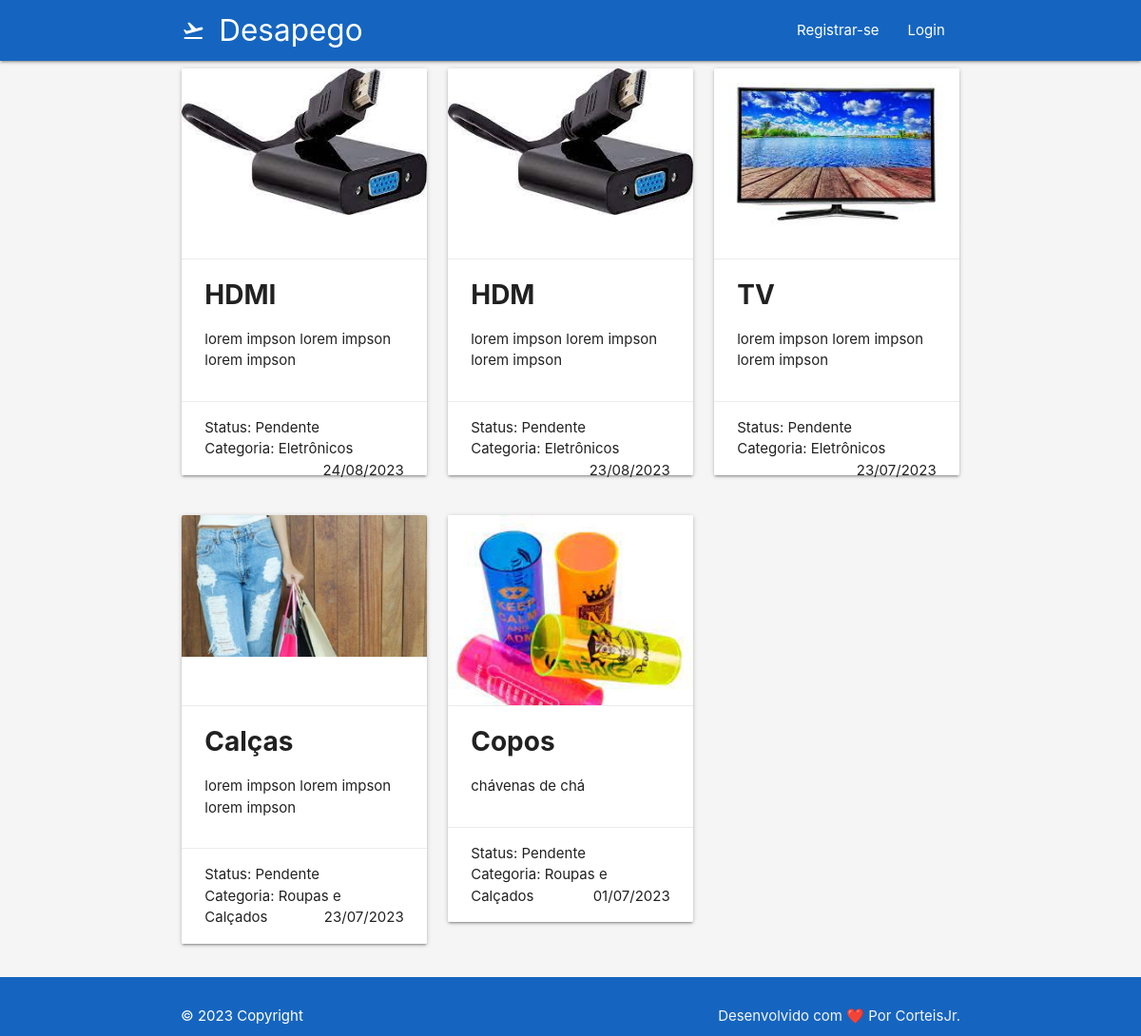
Before: / with the older database file.
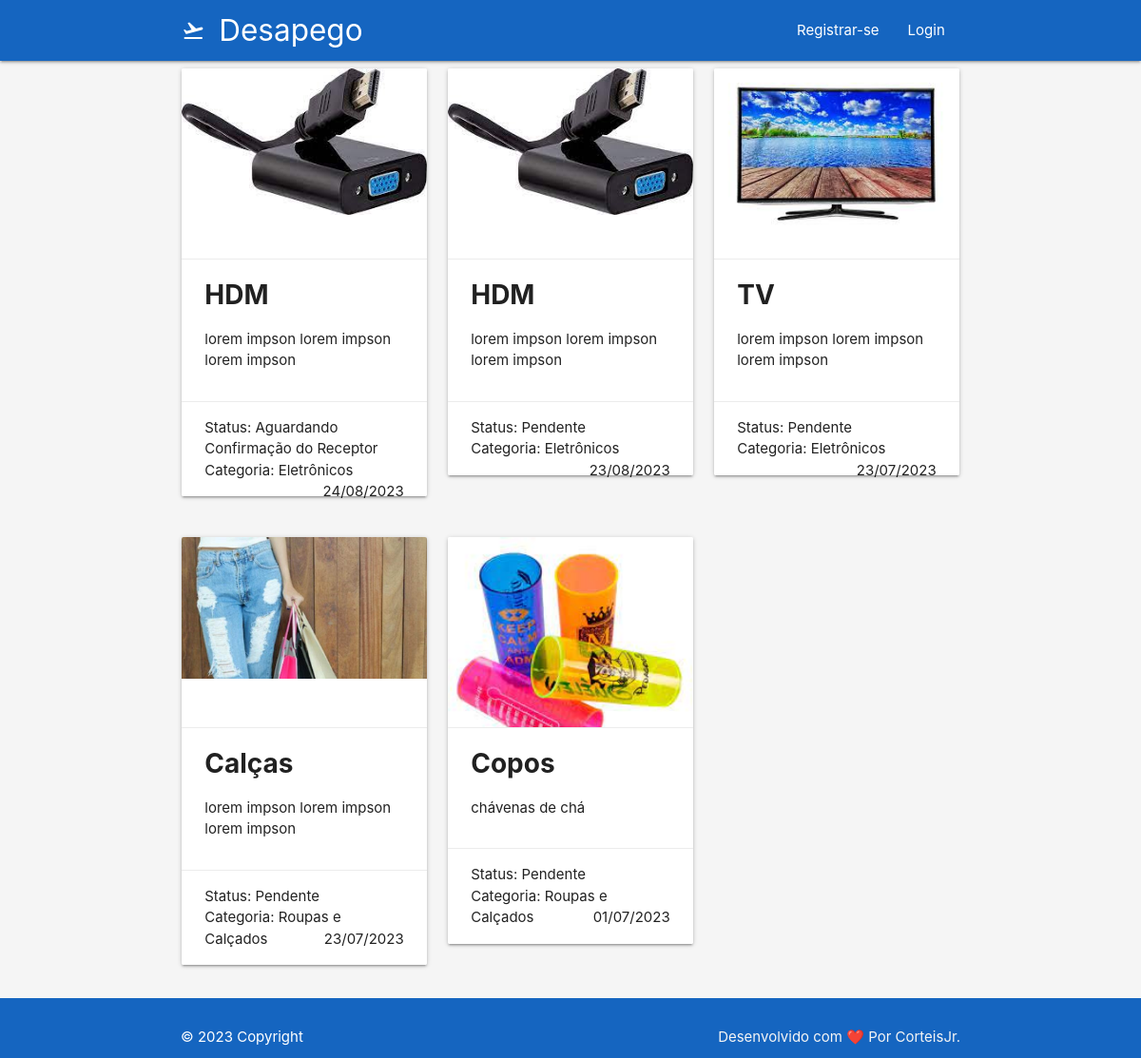
After: the same page with the newer database file.
### doeja/models/Donations.py (models this page shows, shortened)
class Donation(TimestampedModel):
    user = models.ForeignKey(Profile, on_delete=models.CASCADE)
    name_of_object = models.CharField(max_length=100, null=True, blank=True)
    description = models.CharField(max_length=255, null=True, blank=True)
    date_of_donation = models.DateField(default=None, null=True, blank=True)
    status = models.IntegerField(choices=DONATION_STATUS, default=1)
    picture = models.ImageField(null=True, blank=True)
    category = models.IntegerField(choices=CATEGORY_CHOICES, default=1)
    likes = models.ManyToManyField(User, related_name='likes', blank=True)

### doeja/views/HomeView.py (the view)
def list_donation_view(request):
    name_of_object = request.GET.get("name_of_object")
    description = request.GET.get('description')
    date_of_donation = request.GET.get('date_of_donation')
    status = request.GET.get('status')
    picture = request.GET.get('picture')
    category = request.GET.get('category')
    donations = Donation.objects.all().order_by('-created_at')
    if name_of_object is not None:
        donations = donations.filter(name_of_object__icontains=name_of_object)
    if description is not None:
        donations = donations.filter(description__id=description)
    if date_of_donation is not None:
        donations = donations.filter(date_of_donation__id=date_of_donation)
    if status is not None:
        donations = donations.filter(status__id=status)
    if picture is not None:
        donations = donations.filter(picture__id=picture)
    if category is not None:
        donations = donations.filter(category__id=category)
    context={
        'donations' : donations
    }
    return render(
        request, template_name='home/home.html', context=context
    )

### doeja/templates/home/home.html (shortened to what this page needs)
{% extends 'base.html' %} {% load static %} {% block title%}Doações {% endblock%}
{% block content %}
<div>
  <div class="container">
    <div class="row">
      {% for donation in donations %}
        <div class="col s12 m4">
          <div class="card">
            {% if donation.picture %}
              <div class="card-image">
                <img src="{{ donation.picture.url }}" alt="{{ donation.name_of_object }}">
              </div>
              {% endif %}
              <div class="card-action">
              <span class="text-black h3" style="font-weight: bold; font-size: 28px;">{{ donation.name_of_object }}</span>
              <p>{{ donation.description }}</p>
            </div>
            <div class="card-action">
              <span>Status: {{ donation.get_status_display }}</span>
              <br/>
              <span>Categoria: {{ donation.get_category_display }}</span>
              <span class="right">{{ donation.created_at|date:"d/m/Y" }}</span>
            </div>
          </div>
        </div>
        {% if forloop.counter|divisibleby:3 and not forloop.last %}
          </div><div class="row">
        {% endif %}
      {% endfor %}
    </div>
    </div>
</div>
{% endblock content %}

### doeja/templates/base.html (shortened to what this page needs)
{% load static%}
<!DOCTYPE html>
<html lang="en">
  <head>
    <link
      rel="stylesheet"
      href="https://cdnjs.cloudflare.com/ajax/libs/materialize/1.0.0/css/materialize.min.css"
    />
    <link rel="stylesheet" href="{% static 'css/style.css' %}">
  </head>
  <body class="grey lighten-4">
    <header>
      <nav class="navbar navbar-fixed">
        <div class="nav-wrapper blue darken-3">
          <div class="container">
            <div class="row">
              <div class="col s12">
                <a href="{% url 'home' %}" class="brand-logo">
                  Desa<i class="material-icons">flight_takeoff</i>pego
                </a>
                <ul id="nav-mobile" class="right hide-on-med-and-down">
                  {% if user.is_authenticated %}
                    {% if user.profile.role == 2 %}
                      <li><a href="{% url 'own_donation' %}">Minhas Doações</a></li>
                    {% endif %}
                  <li><a href="">Perfil</a></li>
                  <li><a href="{% url 'logout' %}">Sair</a></li>
                  {% else %}
                  <li><a href="{% url 'register' %}">Registrar-se</a></li>
                  <li><a href="{% url 'login' %}">Login</a></li>
                  {% endif %}
                </ul>
              </div>
            </div>
          </div>
        </div>
      </nav>
    </header>
    {% block content %}
    {% endblock %}
    <footer class="page-footer blue darken-3 position-fixed bottom-0 w-100">
      <div class="container">
          <div class="white-text" style="padding: 10px">
                      © 2023 Copyright
            <a class="grey-text text-lighten-4 right" href="#!">Desenvolvido com ❤️ Por CorteisJr. </a>
          </div>
      </div>
  </footer>
  </body>
</html>

### doeja/templates/home/home.html (style rules this page uses)
.card-image { object-fit: cover; height: 200px; width: 100%; }

Changed rows visible on the page:
removed Donation: picture (picture), name_of_object "HDMI", description "lorem impson lorem impson lorem impson", status "Pendente", category "Eletrônicos", created_at "24/08/2023"
added Donation: picture (picture), name_of_object "HDM", description "lorem impson lorem impson lorem impson", status "Aguardando Confirmação do Receptor", category "Eletrônicos", created_at "24/08/2023"
